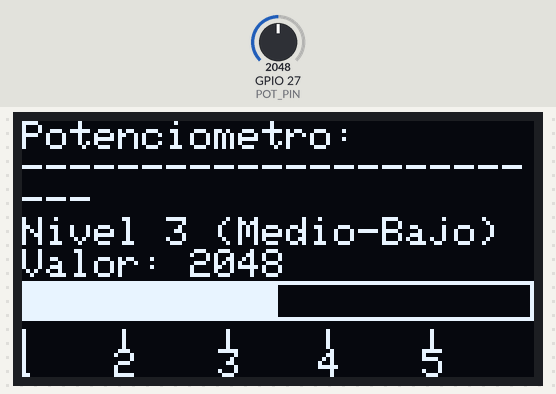
This sketch was run on a simulated ESP32. Shown: 128×64 one-colour display. The inputs (shaded band) are chosen by the test bench; at power-on: GPIO 27 (POT_PIN) = 2048. What the sketch prints to the serial monitor is not drawn.

Above: at 4.2 s.
4.3 s: GPIO 27 (POT_PIN) set to 2866
At 4.7 s:
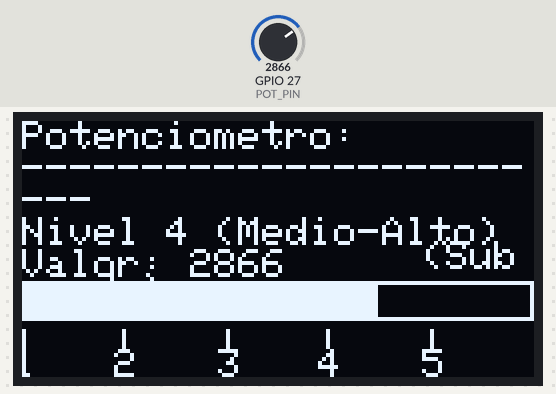
5.8 s: GPIO 27 (POT_PIN) set to 3603
At 7.0 s:
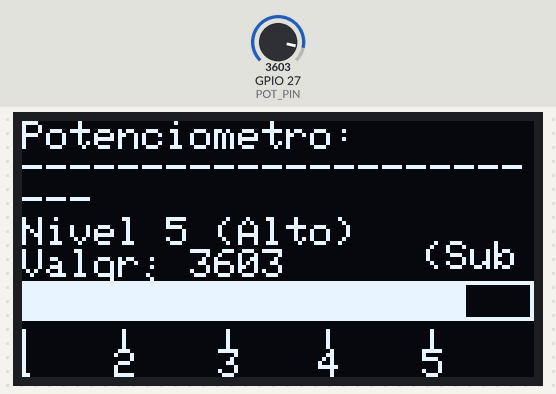
7.3 s: GPIO 27 (POT_PIN) set to 4095
At 8.0 s:
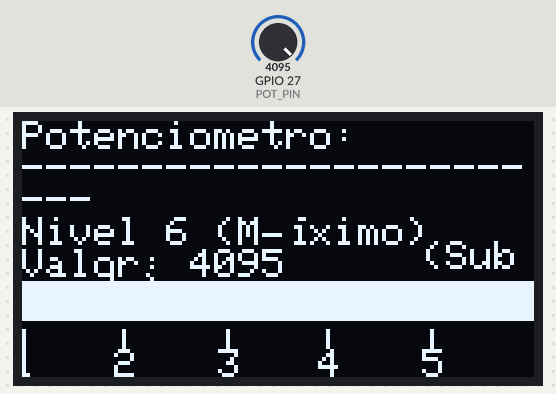
8.8 s: GPIO 27 (POT_PIN) set to 2047
At 10.1 s:
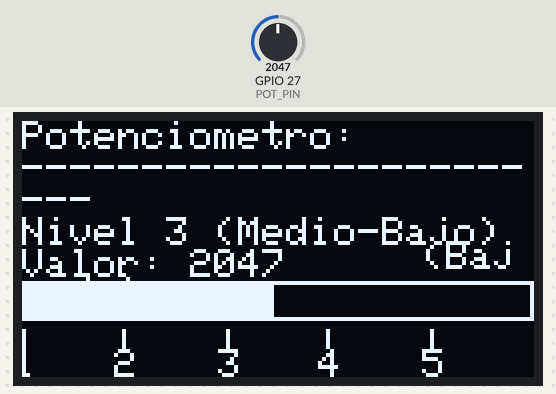
10.4 s: GPIO 27 (POT_PIN) set to 1228
At 11.3 s:
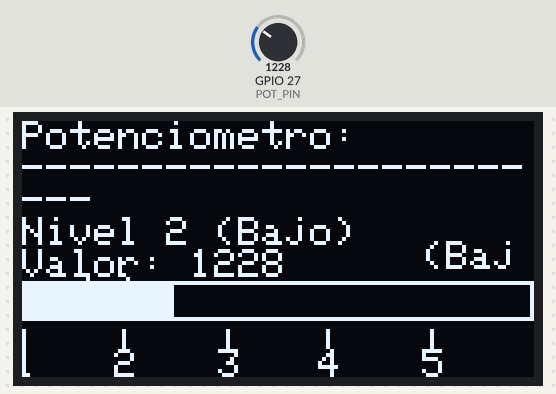
11.9 s: GPIO 27 (POT_PIN) set to 491
At 12.3 s:
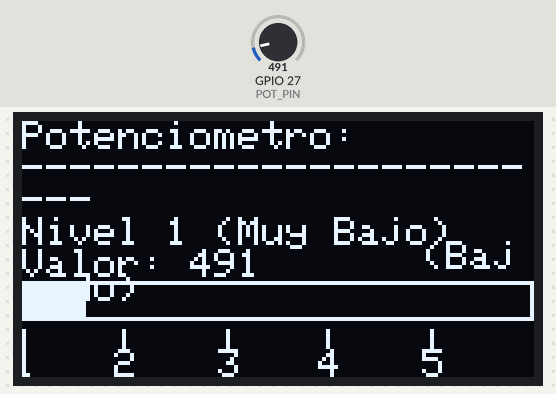
Timing chart, 0 to 14.4 s (numbered marks = the images above; inputs shaded):
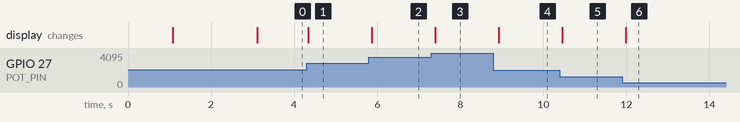

The sketch:

potentiometer.ino
```cpp
#include <Wire.h>
#include <Adafruit_SSD1306.h>
#include <Adafruit_GFX.h>

// Definiciones de pantalla OLED
#define SCREEN_WIDTH 128
#define SCREEN_HEIGHT 64
#define OLED_RESET -1
Adafruit_SSD1306 display(SCREEN_WIDTH, SCREEN_HEIGHT, &Wire, OLED_RESET);

// Pin para potenciómetro
#define POT_PIN 27

// Variables para el potenciómetro
int potValue = 0;
int potLevel = 0;
int lastPotLevel = -1; // Para detectar cambios
const int NUM_LEVELS = 6;
const char* levelNames[NUM_LEVELS] = {
  "Nivel 1 (Muy Bajo)",
  "Nivel 2 (Bajo)",
  "Nivel 3 (Medio-Bajo)",
  "Nivel 4 (Medio-Alto)",
  "Nivel 5 (Alto)",
  "Nivel 6 (Máximo)"
};

void setup() {
  Serial.begin(115200);
  Wire.begin(22, 23); // SDA, SCL

  // Inicializar pantalla OLED
  if (!display.begin(SSD1306_SWITCHCAPVCC, 0x3C)) {
    Serial.println(F("Error: No se pudo inicializar la pantalla SSD1306"));
    while (true); // Bucle infinito si la pantalla no se encuentra
  }

  display.clearDisplay();
  display.display();
  delay(1000);

  // Configurar el pin del potenciómetro
  pinMode(POT_PIN, INPUT);

  // Mensaje inicial
  displayWelcomeScreen();
  delay(2000);
}

void loop() {
  // Leer valor del potenciómetro (0-4095 en ESP32)
  potValue = analogRead(POT_PIN);

  // Convertir a nivel (1-6)
  potLevel = map(potValue, 0, 4095, 0, NUM_LEVELS - 1);

  // Si el nivel cambió, actualizar la pantalla
  if (potLevel != lastPotLevel) {
    updateDisplay();
    lastPotLevel = potLevel;
  }

  // Imprimir en serial para depuración
  Serial.print("Valor: ");
  Serial.print(potValue);
  Serial.print(" - Nivel: ");
  Serial.println(potLevel + 1);

  delay(100); // Pequeño retraso para estabilidad
}

void displayWelcomeScreen() {
  display.clearDisplay();
  display.setTextSize(1);
  display.setTextColor(SSD1306_WHITE);
  display.setCursor(0, 0);
  display.println("Medidor de Potenciometro");
  display.println("------------------------");
  display.println("Gira el potenciometro");
  display.println("para ver los cambios");
  display.println("de nivel");
  display.display();
}

void updateDisplay() {
  display.clearDisplay();

  // Mostrar título y valor actual
  display.setTextSize(1);
  display.setTextColor(SSD1306_WHITE);
  display.setCursor(0, 0);
  display.println("Potenciometro:");
  display.println("------------------------");

  // Mostrar nivel actual
  display.setTextSize(1);
  display.println(levelNames[potLevel]);

  // Mostrar valor numérico
  display.print("Valor: ");
  display.println(potValue);

  // Dibujar barra de progreso
  display.drawRect(0, 40, 128, 10, SSD1306_WHITE);
  int barWidth = map(potValue, 0, 4095, 0, 126);
  display.fillRect(1, 41, barWidth, 8, SSD1306_WHITE);

  // Dibujar marcadores para cada nivel
  for (int i = 0; i < NUM_LEVELS; i++) {
    int x = map(i, 0, NUM_LEVELS - 1, 0, 128);
    display.drawLine(x, 52, x, 56, SSD1306_WHITE);
    display.setCursor(x - 2, 57);
    display.print(i + 1);
  }

  // Indicar dirección del cambio
  if (potLevel > lastPotLevel && lastPotLevel != -1) {
    display.setCursor(100, 30);
    display.println("(Subiendo)");
  } else if (potLevel < lastPotLevel) {
    display.setCursor(100, 30);
    display.println("(Bajando)");
  }

  display.display();
}
```

Measured:
- after the input at 4.3 s, the display: changes at once (image 1)
- after the input at 5.8 s, the display: changes after 0.07 s (image 2)
- after the input at 7.3 s, the display: changes after 0.10 s (image 3)
- after the input at 8.8 s, the display: changes after 0.13 s (image 4)
- after the input at 10.4 s, the display: changes after 0.05 s (image 5)
- after the input at 11.9 s, the display: changes after 0.08 s (image 6)
